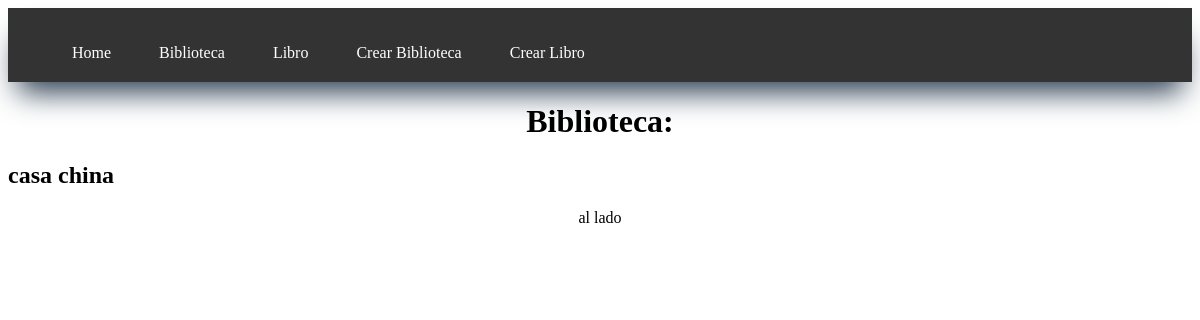
/biblioteca, run on an earlier commit of the app's database.
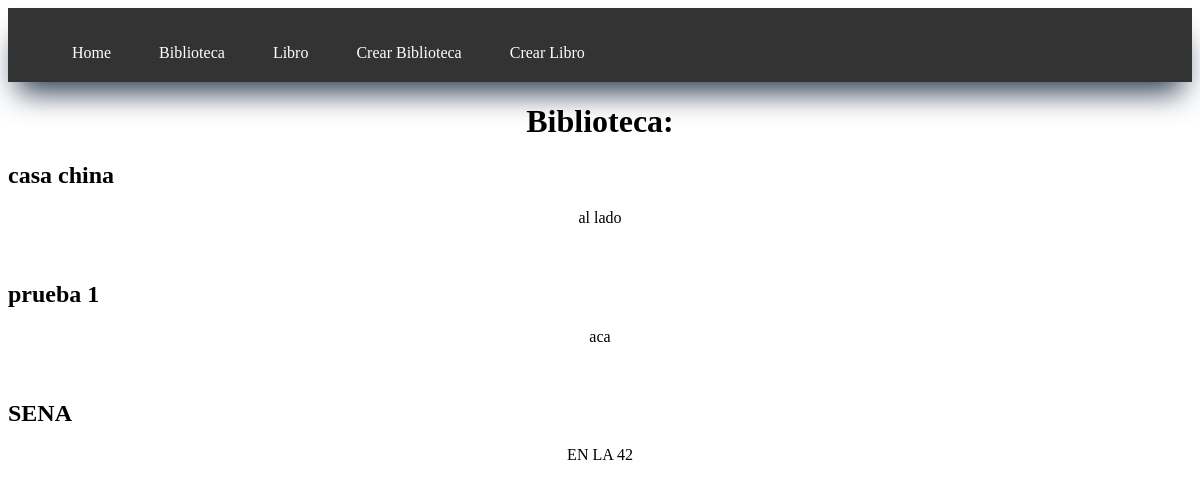
And on a later commit of the database.
### myapp/models.py (models this page shows, shortened)
class Biblioteca( models.Model ):
    nombre = models.CharField(help_text='Ingrese el nombre de la Biblioteca', max_length=50)
    ubicacion = models.CharField(help_text='Ingrese la ubicacion de la Biblioteca', max_length=50)

### myapp/views.py (the view)
# urls.py: path('biblioteca', views.biblioteca, name='biblioteca'),
def biblioteca( request ):
    biblioteca = list(Biblioteca.objects.values())
    titulo = 'Biblioteca:'
    return render(request, 'Biblioteca/biblioteca.html',{
        'titulo':titulo,
        'biblioteca':biblioteca,
    })

### myapp/templates/Biblioteca/biblioteca.html
{% extends 'layouts/base.html' %}
{% block content %}
<h1>{{titulo}}</h1>
{% for biblioteca in biblioteca %}
<article>
    <h2>{{ biblioteca.nombre }}</h2>
    <P>{{ biblioteca.ubicacion }}</P>
    <br>
</article>
{% endfor %}
{% endblock %}

What changed in the data, as far as the page shows it:
added Biblioteca: nombre "prueba 1", ubicacion "aca"
added Biblioteca: nombre "SENA", ubicacion "EN LA 42"
